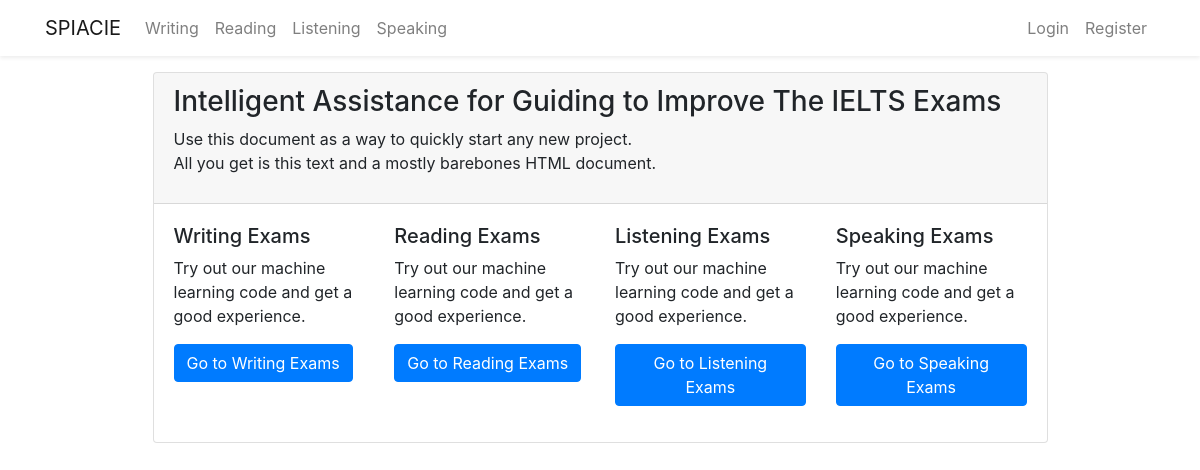
Page /home on the earlier database version.
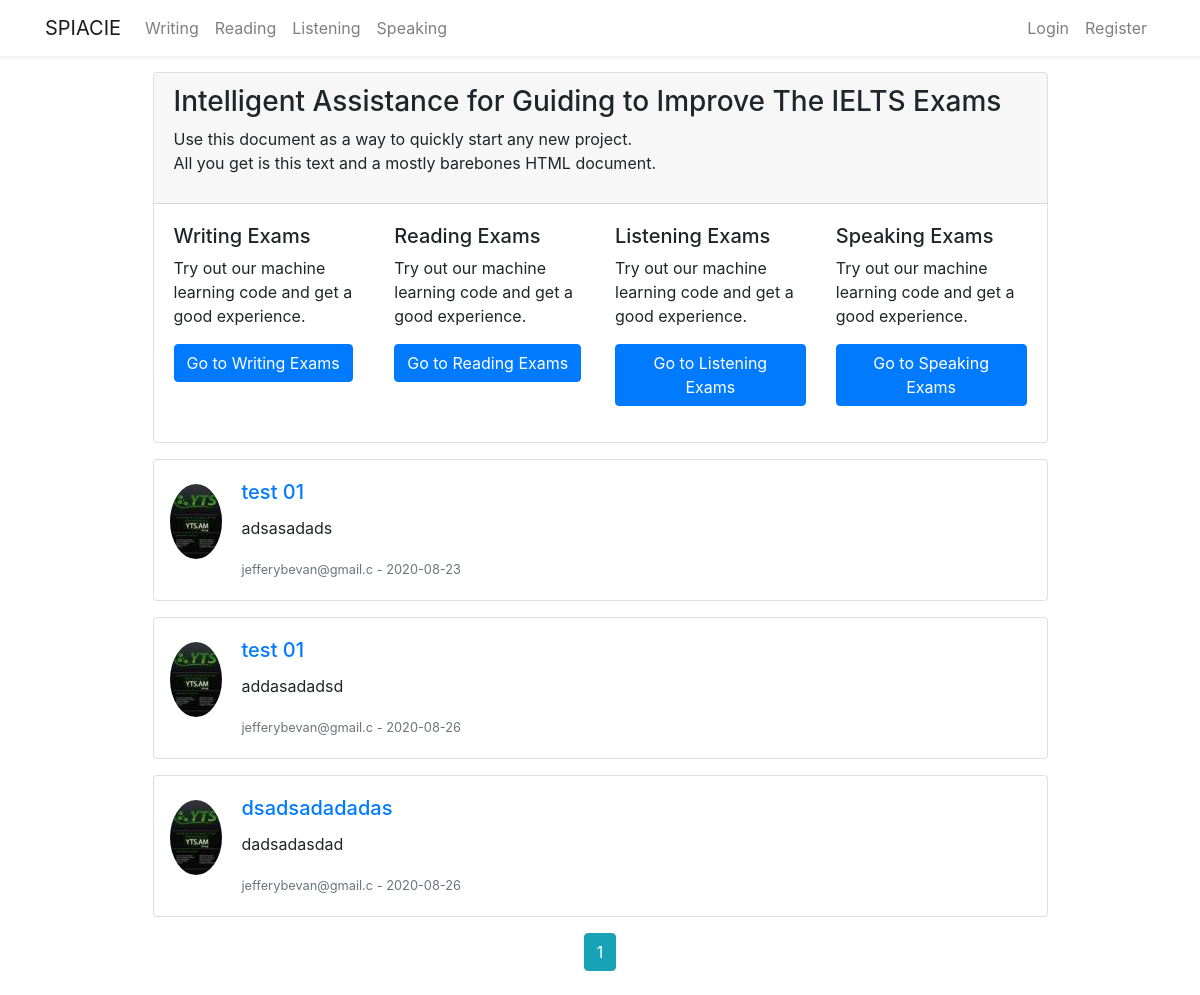
Same page on the later database version.
### flaskblog/models.py (models this page shows, shortened)
class Post(db.Model):
    id = db.Column(db.Integer, primary_key=True)
    title = db.Column(db.String(100), nullable=False)
    date_posted = db.Column(db.DateTime, nullable=False,
                            default=datetime.now())
    content = db.Column(db.Text, nullable=False)
    user_id = db.Column(db.Integer, db.ForeignKey('user.id'), nullable=False)

class User(db.Model, UserMixin):
    id = db.Column(db.Integer, primary_key=True)
    firstname = db.Column(db.String(20), nullable=False)
    lastname = db.Column(db.String(20), nullable=False)
    username = db.Column(db.String(20), unique=True, nullable=False)
    email = db.Column(db.String(20), unique=True, nullable=False)
    password = db.Column(db.String(20), nullable=False)
    image_file = db.Column(db.String(20), nullable=False,
                           default='default.jpg')
    post = db.relationship('Post', backref='author', lazy=True)
    writingpaper = db.relationship(
        'Writingpaper', backref='wcreator', lazy=True)
    writinganswer = db.relationship(
        'Writingpaperanswer', backref='wcandidate', lazy=True)
    speaking = db.relationship(
        'Speaking', backref='vspeak', lazy=True)
    speakinganswer = db.relationship(
        'Speakinganswer', backref='speakanswer', lazy=True)
    Speakinganswersav = db.relationship(
        'Speakinganswersaved', backref='speakinganswersaved', lazy=True)

### flaskblog/main/routes.py (the view)
@main.route("/")
@main.route("/home")
def home():
    page = request.args.get('page', 1, type=int)
    posts = Post.query.paginate(page=page, per_page=5)
    return render_template('home.html', posts=posts)

### flaskblog/templates/home.html
{% extends 'layout.html'%} {% block content %}
<div class="container mt-3">
  <div class="row justify-content-center">
    <div class="col-md-10">
      <div class="card">
        <div class="card-header">
          <div class="d-flex align-items-center">
            <div class="starter-template align-items-center">
              <h3>
                Intelligent Assistance for Guiding to Improve The IELTS Exams
              </h3>
              <p>
                Use this document as a way to quickly start any new project.<br />
                All you get is this text and a mostly barebones HTML document.
              </p>
            </div>
          </div>
        </div>
        <div class="card-body">
          <div class="row">
            <div class="col-sm-6 col-md-3">
              <div class="thumbnail">
                <div class="caption">
                  <h5>Writing Exams</h5>
                  <p>
                    Try out our machine learning code and get a good experience.
                  </p>
                  <p>
                    <a href="/writing" class="btn btn-primary" role="button"
                      >Go to Writing Exams</a
                    >
                  </p>
                </div>
              </div>
            </div>
            <div class="col-sm-6 col-md-3">
              <div class="thumbnail">
                <div class="caption">
                  <h5>Reading Exams</h5>
                  <p>
                    Try out our machine learning code and get a good experience.
                  </p>
                  <p>
                    <a href="/reading" class="btn btn-primary" role="button"
                      >Go to Reading Exams</a
                    >
                  </p>
                </div>
              </div>
            </div>
            <div class="col-sm-6 col-md-3">
              <div class="thumbnail">
                <div class="caption">
                  <h5>Listening Exams</h5>
                  <p>
                    Try out our machine learning code and get a good experience.
                  </p>
                  <p>
                    <a href="/listening" class="btn btn-primary" role="button"
                      >Go to Listening Exams</a
                    >
                  </p>
                </div>
              </div>
            </div>
            <div class="col-sm-6 col-md-3">
              <div class="thumbnail">
                <div class="caption">
                  <h5>Speaking Exams</h5>
                  <p>
                    Try out our machine learning code and get a good experience.
                  </p>
                  <p>
                    <a href="/speaking" class="btn btn-primary" role="button"
                      >Go to Speaking Exams</a
                    >
                  </p>
                </div>
              </div>
            </div>
          </div>
        </div>
      </div>
      {% for post in posts.items %}
      <div class="card mb-3 mt-3">
        <div class="row no-gutters">
          <div class="text-center">
            <img
              class="rounded-circle mt-4 ml-3"
              src="{{ url_for('static', filename='profile_pics/' + post.author.image_file) }}"
            />
          </div>
          <div class="col-md-6">
            <div class="card-body">
              <h5 class="card-title">
                <a
                  class="article-title"
                  href="{{ url_for('posts.post', post_id= post.id )}}"
                  >{{ post.title }}</a
                >
              </h5>
              <p class="card-text">{{ post.content }}</p>
              <p class="card-text">
                <small class="text-muted"
                  >{{ post.author.username }} - {{
                  post.date_posted.strftime('%Y-%m-%d') }}</small
                >
              </p>
            </div>
          </div>
        </div>
      </div>
      {% endfor %}
      <div class="text-center">
        {% for page_num in posts.iter_pages( left_edge=1, right_edge=1,
        left_current=1, right_current=2) %} {% if page_num %} {% if posts.page
        == page_num %}
        <a
          class="btn btn-info mb-4"
          href="{{ url_for('main.home', page=page_num) }}"
          >{{ page_num }}</a
        >
        {% else %}
        <a
          class="btn btn-outline-info mb-4"
          href="{{ url_for('main.home', page=page_num) }}"
          >{{ page_num }}</a
        >
        {% endif%} {% else %} .... {% endif%} {% endfor %}
      </div>
    </div>
  </div>
</div>
{% endblock content%}

### flaskblog/templates/layout.html (shortened to what this page needs)
<!DOCTYPE html>
<html lang="en">
  <head>
    <link
      rel="stylesheet"
      href="https://stackpath.bootstrapcdn.com/bootstrap/4.5.0/css/bootstrap.min.css"
    />
  </head>
  <body>
    {% include 'includes/_navbar.html' %}
    <div class="container mt-3">
       {% block content %} {% endblock
      content%}
    </div>
  </body>
</html>

### flaskblog/templates/includes/_navbar.html (shortened to what this page needs)
<nav class="navbar navbar-expand-md navbar-light bg-white shadow-sm">
  <div class="container">
    <a class="navbar-brand" href="/">SPIACIE</a>
    <div class="collapse navbar-collapse" id="navbarSupportedContent">
      <ul class="navbar-nav mr-auto">
        <li class="nav-item">
          <a class="nav-link" href="{{ url_for('writing.write') }}">Writing</a>
        </li>
        <li class="nav-item">
          <a class="nav-link" href="{{ url_for('reading.read')}}">Reading</a>
        </li>
        <li class="nav-item">
          <a class="nav-link" href="{{ url_for('listening.listen')}}">Listening</a>
        </li>
        <li class="nav-item">
          <a class="nav-link" href="{{ url_for('speaking.speak') }}">Speaking</a>
        </li>
      </ul>
      <ul class="navbar-nav ml-auto">
        {% if current_user.is_authenticated %}
        <li class="nav-item">
          <a class="nav-link" href="/post/new">New Post</a>
        </li>
        <li class="nav-item">
          <a class="nav-link" href="/account">Account</a>
        </li>
        <li class="nav-item">
          <a class="nav-link" href="/logout">Logout</a>
        </li>
        {% else %}
        <li class="nav-item">
          <a class="nav-link" href="/login">Login</a>
        </li>
        <li class="nav-item">
          <a class="nav-link" href="/register">Register</a>
        </li>
        {% endif %}
      </ul>
    </div>
  </div>
</nav>

Differences in the rows shown:
added Post: image_file (picture), title "test 01", content "adsasadads", author.username "jefferybevan@gmail.c", date_posted "2020-08-23"
added Post: image_file (picture), title "test 01", content "addasadadsd", author.username "jefferybevan@gmail.c", date_posted "2020-08-26"
added Post: image_file (picture), title "dsadsadadadas", content "dadsadasdad", author.username "jefferybevan@gmail.c", date_posted "2020-08-26"
Other differences:
new list line: "1"
